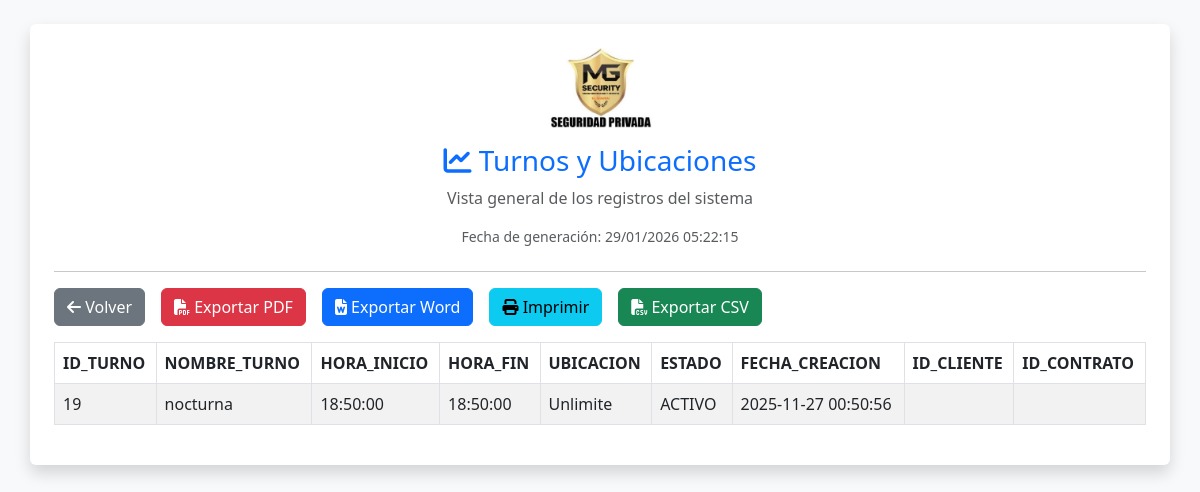
The page /reportes/reporte_turnos.php (signed in) on the database its author committed.
### tables this page shows
CREATE TABLE `tbl_ms_turnos` (
  `id_turno` int(11) NOT NULL,
  `nombre_turno` varchar(100) NOT NULL,
  `hora_inicio` time NOT NULL,
  `hora_fin` time NOT NULL,
  `ubicacion` varchar(150) DEFAULT NULL,
  `estado` enum('ACTIVO','INACTIVO') DEFAULT 'ACTIVO',
  `fecha_creacion` timestamp NOT NULL DEFAULT current_timestamp(),
  `id_cliente` int(11) DEFAULT NULL,
  `id_contrato` int(11) DEFAULT NULL
);

### reportes/reporte_turnos.php (the view, shortened to what this page needs)
<?php
include("../conexion.php");
$reportes = [
    "Turnos" => ["titulo" => "Turnos y Ubicaciones", "tabla" => "tbl_ms_turnos"],
];
$modulo = "Turnos";
$titulo_reporte = $reportes[$modulo]["titulo"];
$tabla_reporte  = $reportes[$modulo]["tabla"];
$query = "SELECT * FROM $tabla_reporte";
$result = mysqli_query($conexion, $query);
?>
<!DOCTYPE html>
<html lang="es">
<head>
    <link rel="stylesheet" href="https://cdn.jsdelivr.net/npm/bootstrap@5.3.0/dist/css/bootstrap.min.css">
    <link rel="stylesheet" href="https://cdnjs.cloudflare.com/ajax/libs/font-awesome/6.4.0/css/all.min.css">
</head>
<body class="bg-light">
<div class="container mt-4 bg-white shadow p-4 rounded">
    <div class="text-center mb-4">
        <img src="../imagenes/logo.jpeg" alt="Logo Empresa" class="img-fluid" style="max-height: 80px;">
        <h3 class="text-primary mt-3">
            <i class="fa fa-chart-line"></i> <?php echo $titulo_reporte; ?>
        </h3>
        <p class="text-muted">Vista general de los registros del sistema</p>
        <p class="text-muted small">Fecha de generación: <?php echo date("d/m/Y H:i:s"); ?></p>
    </div>
    <hr>
    <div class="mb-3 d-flex gap-3 no-print">
        <a href="../modulos/reportes.php" class="btn btn-secondary">
            <i class="fa fa-arrow-left"></i> Volver
        </a>
        <button onclick="exportarPDF()" class="btn btn-danger">
            <i class="fa fa-file-pdf"></i> Exportar PDF
        </button>
        <button onclick="exportarWord()" class="btn btn-primary">
            <i class="fa fa-file-word"></i> Exportar Word
        </button>
        <button onclick="window.print()" class="btn btn-info">
            <i class="fa fa-print"></i> Imprimir
        </button>
        <a href="reporte_turnos.php?export=csv" class="btn btn-success">
            <i class="fa fa-file-csv"></i> Exportar CSV
        </a>
    </div>
    <div class="table-container">
        <table class="table table-bordered table-striped">
            <thead>
                <tr>
                    <?php
                    if ($result && mysqli_num_rows($result) > 0) {
                        $campos = array_keys(mysqli_fetch_assoc($result));
                        foreach ($campos as $campo) {
                            echo "<th>" . strtoupper($campo) . "</th>";
                        }
                        mysqli_data_seek($result, 0);
                    }
                    ?>
                </tr>
            </thead>
            <tbody>
                <?php
                if ($result && mysqli_num_rows($result) > 0) {
                    while ($fila = mysqli_fetch_assoc($result)) {
                        echo "<tr>";
                        foreach ($fila as $campo => $dato) {
                            echo "<td>" . htmlspecialchars($dato ?? '') . "</td>";
                        }
                        echo "</tr>";
                    }
                } else {
                    echo "<tr><td colspan='20' class='text-center text-muted'>No hay datos disponibles.</td></tr>";
                }
                ?>
            </tbody>
        </table>
    </div>
</div>
</body>
</html>

### reportes/reporte_turnos.php (style rules this page uses)
.table-container { max-height: 70vh; overflow-y: auto; }
th { background: #0d6efd; color: white; position: sticky; top: 0; }

### rows shown on the page
tbl_ms_turnos: id_turno "19", nombre_turno "nocturna", hora_inicio "18:50:00", hora_fin "18:50:00", ubicacion "Unlimite", estado "ACTIVO", fecha_creacion "2025-11-27 00:50:56"

### other values the page prints
$titulo_reporte "Turnos y Ubicaciones"
$campo "ID_TURNO"
$campo "NOMBRE_TURNO"
$campo "HORA_INICIO"
$campo "HORA_FIN"
$campo "UBICACION"
$campo "ESTADO"
$campo "FECHA_CREACION"
$campo "ID_CLIENTE"
$campo "ID_CONTRATO"
